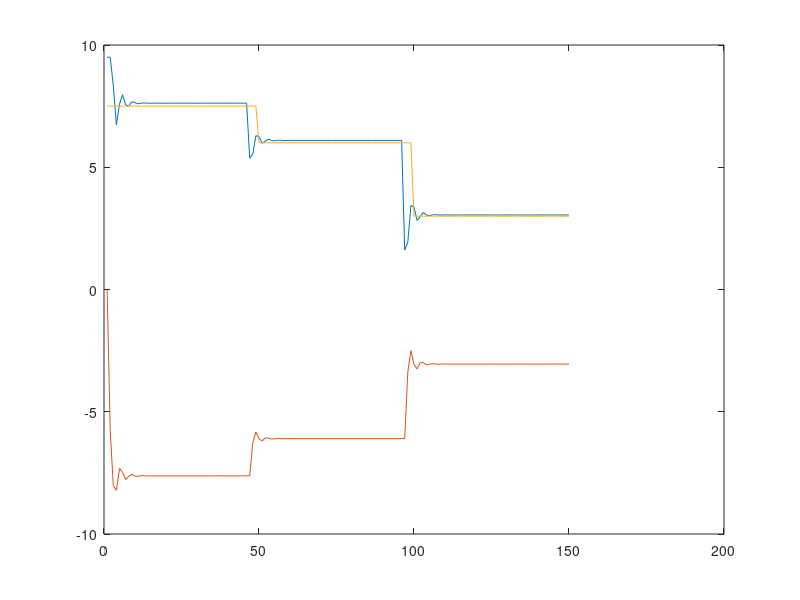

MATLAB code to generate this figure:
clear all;                     clc;        
a1=-0.3935;                    b1=-0.6065;
d=[0 0 0 0 0];                 n1=1;                             n2=3; 
umin= 0;                       umax=9.5;    
%**********************************************************************************************
P1 =[b1;          (1-a1)*b1+b1;             (1-a1)*(1-a1)*b1+(1-a1)*b1+b1]
X1 =[b1 0;       (1-a1)*b1  b1; (1-a1)*(1-a1)*b1 b1*b1];       P2=P1;X2=X1
for m=1:0
P2 =[P2;(1-a1)*P1(3)+(a1)*P1(2)+b1*P1(1)];     % changes 4th Datapoint and saves P2
X2 =[X2;(1-a1)*X1(3,1)+(a1)*X1(2,1)+b1*X1(1,1) (1-a1)*X1(3,2)+a1*X1(2,2)+b1*X1(1,2)];

P1=[P1(2:3);(1-a1)*P1(3)+(a1)*P1(2)+b1*P1(1)]; % changes 4th Datapoint and saves P1
X1=[X1(2:3,:);(1-a1)*X1(3,1)+(a1)*X1(2,1)+b1*X1(1,1) (1-a1)*X1(3,2)+(a1)*X1(2,2)+b1*X1(1,2)];
end
for j=1:(2)
P1=[P1 [zeros(j,1);P1(1:(length(P1)-j),1)]];
end
P1=P1(1:3,:);                 
X1=X1(1:3,:);
H=P1*P1'+ 1.5*eye(size(P1*P1'));
%xxxxxxxxxxxxxxxxxxxxxxxxxxxxxxxxxxxxxxxxxxxxxxxxxxxxxxxxxxxxxxxxxxxxxxxxxxxxxxxxxxxxxxxxxxxxxx
   ln2=ones(1,9);
for k=1:300 
   ln2(k)=7.5;  
 if k>=50  
 ln2(k)=6;  end
  if k>=100 
 ln2(k)=3;  end
end
%xxxxxxxxxxxxxxxxxxxxxxxxxxxxxxxxxxxxxxxxxxxxxxxxxxxxxxxxxxxxxxxxxxxxxxxxxxxxxxxxxxxxxxxxxxxxx
options = optimset('LargeScale','off','Display','off');
for k=1:150  
z(k)=k;                                    y(k)= -(a1)*d(1)+ b1*d(3) ; 
lineA=P1'*X1*[y(k);d(1)]; lineB= P1'*[ln2((k+n1):(k+n2))']; g=lineB-lineA;
A=[tril(ones(3));-tril(ones(3))];  
b=[ones(3,1)*umax-ones(3,1)*d(3); -ones(3,1)*umin+ones(3,1)*d(3)];
[deu]=quadprog(H,g,A,b,[],[],[],[],[],options) ;               
du(k)=deu(1);   
d(1)=y(k);   
d(2)=du(k);         u(k)=d(3)+du(k);       
d(3)=u(k); 
end  
figure; plot(z,u,z,y,z,ln2(1:150));

